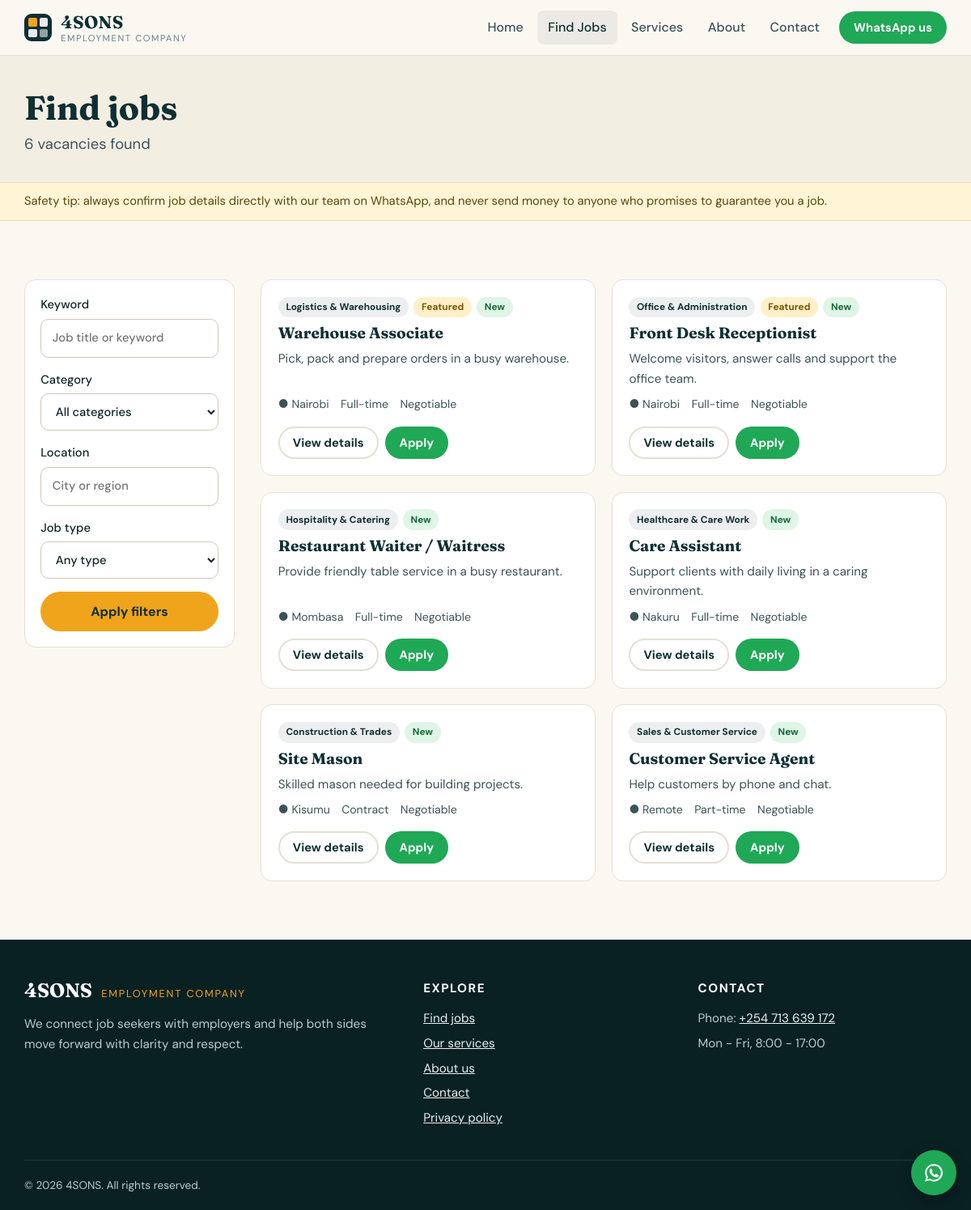
/jobs.php, run on the app's committed database.
### tables this page shows
CREATE TABLE jobs (
        id           INTEGER PRIMARY KEY AUTOINCREMENT,
        title        TEXT NOT NULL,
        category_id  INTEGER REFERENCES categories(id) ON DELETE SET NULL,
        employer     TEXT,
        location     TEXT,
        job_type     TEXT NOT NULL DEFAULT 'Full-time',
        salary       TEXT,
        summary      TEXT,
        description  TEXT NOT NULL,
        requirements TEXT,
        benefits     TEXT,
        deadline     TEXT,
        status       TEXT NOT NULL DEFAULT 'published',
        featured     INTEGER NOT NULL DEFAULT 0,
        is_sample    INTEGER NOT NULL DEFAULT 0,
        views        INTEGER NOT NULL DEFAULT 0,
        created_at   TEXT NOT NULL,
        updated_at   TEXT NOT NULL
    );

CREATE TABLE categories (
        id         INTEGER PRIMARY KEY AUTOINCREMENT,
        name       TEXT NOT NULL UNIQUE,
        sort_order INTEGER NOT NULL DEFAULT 0
    );

### includes/db.php (called while the page is built, shortened)
<?php
function db(): PDO
{
    static $pdo = null;
    if ($pdo instanceof PDO) {
        return $pdo;
    }
    $path = cfg('db_path');
    $pdo = new PDO('sqlite:' . $path, null, null, [
        PDO::ATTR_ERRMODE            => PDO::ERRMODE_EXCEPTION,
        PDO::ATTR_DEFAULT_FETCH_MODE => PDO::FETCH_ASSOC,
    ]);
    $pdo->exec('PRAGMA foreign_keys = ON');
    $pdo->exec('PRAGMA busy_timeout = 5000');
    db_migrate($pdo);
    return $pdo;
}
function db_migrate(PDO $pdo): void
{
    $version = (int) $pdo->query('PRAGMA user_version')->fetchColumn();
    db_seed($pdo);
}
function db_seed(PDO $pdo): void
{
    $now = date('Y-m-d H:i:s');
    $settings = [
        '_secret'           => bin2hex(random_bytes(32)),
        'site_name'         => '4SONS',
        'tagline'           => 'Employment Company',
        'meta_description'  => '4SONS Employment Company connects job seekers with trusted employers. Browse current vacancies and apply directly on WhatsApp.',
        'whatsapp_number'   => '254713639172',
        'whatsapp_message'  => "Hello 4SONS, I would like to apply for the position of {job_title} (Ref: {job_ref}).\n{job_url}",
        'whatsapp_general'  => 'Hello 4SONS, I would like to make an inquiry.',
        'contact_phone'     => '+254 713 639 172',
        'contact_email'     => '',
        'address'           => '',
        'hours'             => 'Mon - Fri, 8:00 - 17:00',
        'hero_title'        => 'Find work that fits your life.',
        'hero_subtitle'     => 'Browse current vacancies, tap Apply, and chat with our team directly on WhatsApp. No long forms, no waiting around.',
        'notice'            => 'Safety tip: always confirm job details directly with our team on WhatsApp, and never send money to anyone who promises to guarantee you a job.',
        'footer_text'       => 'We connect job seekers with employers and help both sides move forward with clarity and respect.',
        'facebook'          => '',
        'instagram'         => '',
        'linkedin'          => '',
        'x_twitter'         => '',
        'accent_color'      => '#f0a41b',
        'timezone'          => 'Africa/Nairobi',
        'logo'              => '',
    ];
    $st = $pdo->prepare('INSERT OR IGNORE INTO settings (name, value) VALUES (?, ?)');
    foreach ($settings as $k => $v) {
        $st->execute([$k, $v]);
    }
    $cats = ['Hospitality & Catering', 'Healthcare & Care Work', 'Construction & Trades', 'Logistics & Warehousing',
             'Domestic & Household', 'Office & Administration', 'Sales & Customer Service', 'Security & Facilities'];
    $st = $pdo->prepare('INSERT OR IGNORE INTO categories (name, sort_order) VALUES (?, ?)');
    foreach ($cats as $i => $c) {
        $st->execute([$c, $i]);
    }
    $pages = [
        'about' => ['About us', "## Who we are\n\n4SONS is an employment company that connects job seekers with employers. We keep the process simple: you see the vacancy, you tap Apply, and you speak to a real person on WhatsApp.\n\n## What we believe\n\n- Every candidate deserves clear, honest information about a role.\n- Employers deserve people who are prepared and well matched.\n- Good communication saves everyone time.\n\n## How to reach us\n\nUse the Apply button on any vacancy, or the WhatsApp button at the bottom of the page, and our team will respond as soon as possible."],
        'services' => ['Our services', "## For job seekers\n\n- Job matching based on your skills and experience\n- CV and application guidance\n- Interview preparation tips\n- Direct support through WhatsApp\n\n## For employers\n\n- Recruitment and candidate screening\n- Shortlisting of suitable applicants\n- Temporary and contract staffing\n- Support through the hiring process\n\n## Interested?\n\nGet in touch through the contact page or WhatsApp and tell us what you need."],
        'privacy' => ['Privacy policy', "## What we collect\n\nWhen you use the contact form we store the details you submit (name, phone, email and message) so that we can respond to you.\n\nWhen you tap an Apply button we record that a click happened for statistics. We do not store your name or phone number from that click.\n\n## WhatsApp\n\nConversations that happen on WhatsApp are handled through WhatsApp and are subject to its own privacy terms.\n\n## How we use your information\n\nWe use your information only to respond to you and to match you with suitable vacancies. We do not sell your personal information.\n\n## Contact\n\nIf you want your information removed, contact us using the details on the contact page."],
    ];
    $st = $pdo->prepare('INSERT OR IGNORE INTO pages (slug, title, content, updated_at) VALUES (?, ?, ?, ?)');
    foreach ($pages as $slug => [$title, $content]) {
        $st->execute([$slug, $title, $content, $now]);
    }
    $catIds = [];
    foreach ($pdo->query('SELECT id, name FROM categories') as $r) {
        $catIds[$r['name']] = (int) $r['id'];
    }
    $st = $pdo->prepare('INSERT INTO jobs (title, category_id, location, job_type, salary, featured, is_sample, summary, description, requirements, benefits, status, created_at, updated_at)
                         VALUES (?, ?, ?, ?, ?, ?, 1, ?, ?, ?, ?, \'published\', ?, ?)');
    foreach ($samples as $s) {
        [$title, $cat, $loc, $type, $salary, $feat, $summary, $desc, $req, $ben] = $s;
        $st->execute([$title, $catIds[$cat] ?? null, $loc, $type, $salary, $feat, $summary, $desc, $req, $ben, $now, $now]);
    }
}

### includes/helpers.php (called while the page is built, shortened)
<?php
function e($v): string
{
    return htmlspecialchars((string) $v, ENT_QUOTES | ENT_SUBSTITUTE, 'UTF-8');
}
function base_url(): string
{
    static $base = null;
    if ($base !== null) {
        return $base;
    }
    $script = str_replace('\\', '/', (string) ($_SERVER['SCRIPT_NAME'] ?? '/'));
    $pos = strrpos($script, '/');
    $dir = $pos === false ? '' : substr($script, 0, $pos);
    return $base = rtrim($dir, '/');
}
function url(string $path = ''): string
{
    return base_url() . '/' . ltrim($path, '/');
}
function settings_all(bool $reload = false): array
{
    static $cache = null;
    if ($cache === null || $reload) {
        $cache = [];
        foreach (db()->query('SELECT name, value FROM settings') as $r) {
            $cache[$r['name']] = $r['value'];
        }
    }
    return $cache;
}
function setting(string $name, string $default = ''): string
{
    $all = settings_all();
    return isset($all[$name]) && $all[$name] !== '' ? (string) $all[$name] : $default;
}
function truncate(string $s, int $len): string
{
    if (function_exists('mb_strimwidth')) {
        return mb_strimwidth($s, 0, $len, '…', 'UTF-8');
    }
    return strlen($s) > $len ? substr($s, 0, $len - 1) . '…' : $s;
}
function job_url(int $id): string
{
    return url('job.php?id=' . $id);
}
function current_page(): int
{
    return max(1, (int) ($_GET['page'] ?? 1));
}

### includes/bootstrap.php (called while the page is built, shortened)
<?php
require __DIR__ . '/db.php';
require __DIR__ . '/helpers.php';
$tz = setting('timezone', 'UTC');

### jobs.php (the view, shortened to what this page needs)
<?php
require __DIR__ . '/includes/bootstrap.php';
require __DIR__ . '/includes/partials.php';
$q    = trim((string) ($_GET['q'] ?? ''));
$loc  = trim((string) ($_GET['location'] ?? ''));
$where = '';
$params = [':today' => date('Y-m-d')];
$perPage = 9;
$st = db()->prepare('SELECT COUNT(*) ' . live_jobs_sql() . $where);
$st->execute($params);
$total = (int) $st->fetchColumn();
$pages = max(1, (int) ceil($total / $perPage));
$page = min(current_page(), $pages);
$st = db()->prepare('SELECT j.*, c.name AS category_name ' . live_jobs_sql() . $where . ' ORDER BY j.featured DESC, j.created_at DESC LIMIT ' . $perPage . ' OFFSET ' . (($page - 1) * $perPage));
$st->execute($params);
$jobs = $st->fetchAll();
include __DIR__ . '/includes/header.php';
?>
<section class="page-head">
  <div class="container">
    <h1>Find jobs</h1>
    <p class="lead"><?= $total ?> vacanc<?= $total === 1 ? 'y' : 'ies' ?> found</p>
  </div>
</section>
<?= notice_html() ?>
<section class="section">
  <div class="container jobs-layout">
    <aside>
      <form class="filters" method="get" action="">
        <label>Keyword<input type="search" name="q" value="<?= e($q) ?>" placeholder="Job title or keyword"></label>
        <label>Category
          <select name="category">
            <option value="">All categories</option>
          </select>
        </label>
        <label>Location<input type="text" name="location" value="<?= e($loc) ?>" placeholder="City or region"></label>
        <label>Job type
          <select name="type">
            <option value="">Any type</option>
          </select>
        </label>
        <button class="btn btn-primary" type="submit">Apply filters</button>
      </form>
    </aside>
    <div>
      <?php if ($jobs): ?>
        <div class="grid-2"><?php foreach ($jobs as $j) echo job_card($j); ?></div>
      <?php endif; ?>
    </div>
  </div>
</section>
<?php include __DIR__ . '/includes/footer.php'; ?>

### includes/partials.php (shortened to what this page needs)
<?php
function job_card(array $j): string
{
    $meta = array_filter([
        $j['location'] ? '<span class="meta-item">&#9679; ' . e($j['location']) . '</span>' : '',
        $j['job_type'] ? '<span class="meta-item">' . e($j['job_type']) . '</span>' : '',
        !empty($j['salary']) ? '<span class="meta-item">' . e($j['salary']) . '</span>' : '',
    ]);
    $new = (strtotime($j['created_at']) > time() - 7 * 86400) ? '<span class="tag tag-new">New</span>' : '';
    $feat = !empty($j['featured']) ? '<span class="tag tag-feat">Featured</span>' : '';
    ob_start(); ?>
    <article class="job-card">
      <div class="job-card-top">
        <?php if (!empty($j['category_name'])): ?><span class="chip"><?= e($j['category_name']) ?></span><?php endif; ?>
        <?= $feat . $new ?>
      </div>
      <h3><a href="<?= e(job_url((int) $j['id'])) ?>"><?= e($j['title']) ?></a></h3>
      <p class="summary"><?= e($j['summary'] ? truncate((string) $j['summary'], 120) : plain_excerpt($j['description'], 120)) ?></p>
      <div class="job-meta"><?= implode('', $meta) ?></div>
      <div class="job-card-actions">
        <a class="btn btn-ghost btn-sm" href="<?= e(job_url((int) $j['id'])) ?>">View details</a>
        <a class="btn btn-wa btn-sm" href="<?= e(url('apply.php?id=' . (int) $j['id'])) ?>" rel="nofollow noopener" target="_blank">Apply</a>
      </div>
    </article>
    <?php
    return ob_get_clean();
}
function live_jobs_sql(): string
{
    return "FROM jobs j LEFT JOIN categories c ON c.id = j.category_id
            WHERE j.status = 'published' AND (j.deadline IS NULL OR j.deadline = '' OR j.deadline >= :today)";
}
function notice_html(): string
{
    $n = setting('notice');
    return $n ? '<div class="notice"><div class="container">' . e($n) . '</div></div>' : '';
}

### assets/css/style.css (style rules this page uses)
:root { --ink:#10262a; --ink-2:#3c5256; --muted:#6b7f82; --teal:#0f2f33; --teal-2:#164349; --paper:#fbf8f2; --card:#fff; --line:#e6e0d3; --wa:#1fa855; --wa-dark:#178a45; --danger:#b3261e; --radius:14px; --shadow:0 1px 2px rgba(16,38,42,.06),0 8px 24px rgba(16,38,42,.07); --serif:'Fraunces',Georgia,serif; --sans:'DM Sans',system-ui,-apple-system,Segoe UI,sans-serif; }
* { box-sizing:border-box }
html { scroll-behavior:smooth }
body { margin:0;font-family:var(--sans);color:var(--ink);background:var(--paper);line-height:1.6;font-size:16px;-webkit-font-smoothing:antialiased }
a { color:var(--teal-2) }
h1,h2,h3 { font-family:var(--serif);line-height:1.2;color:var(--teal);margin:0 0 .5em }
h1 { font-size:clamp(2rem,5vw,3.2rem);font-weight:700 }
h3 { font-size:1.2rem }
.container { width:min(1140px,100% - 2rem);margin-inline:auto }
.lead { font-size:1.15rem;color:var(--ink-2) }
.btn { display:inline-flex;align-items:center;justify-content:center;gap:.5rem;border:2px solid transparent;border-radius:999px;padding:.75rem 1.4rem;font:700 1rem var(--sans);text-decoration:none;cursor:pointer;transition:transform .15s,background .15s,box-shadow .15s }
.btn-primary { background:var(--accent);color:var(--teal) }
.btn-wa { background:var(--wa);color:#fff }
.btn-ghost { background:transparent;border-color:var(--line);color:var(--teal) }
.btn-sm { padding:.5rem 1rem;font-size:.92rem }
.notice { background:#fff4d6;border-bottom:1px solid #f0dca0;font-size:.92rem;color:#5b4508;padding:.7rem 0 }
.section { padding:clamp(2.5rem,6vw,4.5rem) 0 }
.page-head { background:#f3eee2;padding:2.5rem 0 2rem;border-bottom:1px solid var(--line) }
.page-head h1 { margin-bottom:.3rem;font-size:clamp(1.8rem,4vw,2.6rem) }
.page-head .lead { margin:0 }
.grid-2 { display:grid;grid-template-columns:repeat(2,1fr);gap:1.2rem }
.job-card { background:var(--card);border:1px solid var(--line);border-radius:var(--radius);padding:1.3rem;display:flex;flex-direction:column;gap:.5rem;transition:.15s }
.job-card h3 { margin:0 }
.job-card h3 a { text-decoration:none;color:var(--teal) }
.job-card-top { display:flex;gap:.4rem;flex-wrap:wrap;min-height:1.6rem }
.job-card .summary { margin:0;color:var(--ink-2);font-size:.95rem;flex:1 }
.job-card-actions { display:flex;gap:.5rem;margin-top:.5rem }
.job-meta { display:flex;flex-wrap:wrap;gap:.4rem .9rem;font-size:.88rem;color:var(--ink-2) }
.chip,.tag { display:inline-block;font-size:.74rem;font-weight:700;padding:.2rem .6rem;border-radius:999px }
.chip { background:rgba(15,47,51,.08);color:var(--teal) }
.tag-new { background:#dff5e6;color:#14693a }
.tag-feat { background:#fff0c9;color:#7a5600 }
.jobs-layout { display:grid;grid-template-columns:260px 1fr;gap:2rem;align-items:start }
.filters { display:grid;gap:1rem;background:#fff;border:1px solid var(--line);border-radius:var(--radius);padding:1.2rem;position:sticky;top:90px }
.filters label,.form label { display:grid;gap:.3rem;font-weight:500;font-size:.92rem }
input[type=text],input[type=search],input[type=email],input[type=tel],input[type=password],input[type=date],input[type=number],input[type=url],select,textarea { font:inherit;color:var(--ink);padding:.7rem .85rem;border:1px solid #cfc8b8;border-radius:10px;background:#fff;width:100% }

### data on the page
jobs: category.name "Logistics & Warehousing", featured "Featured", shows "New", title "Warehouse Associate", summary "Pick, pack and prepare orders in a busy warehouse.", meta "● Nairobi Full-time Negotiable"
jobs: category.name "Office & Administration", featured "Featured", shows "New", title "Front Desk Receptionist", summary "Welcome visitors, answer calls and support the office team.", meta "● Nairobi Full-time Negotiable"
jobs: category.name "Hospitality & Catering", shows "New", title "Restaurant Waiter / Waitress", summary "Provide friendly table service in a busy restaurant.", meta "● Mombasa Full-time Negotiable"
jobs: category.name "Healthcare & Care Work", shows "New", title "Care Assistant", summary "Support clients with daily living in a caring environment.", meta "● Nakuru Full-time Negotiable"
jobs: category.name "Construction & Trades", shows "New", title "Site Mason", summary "Skilled mason needed for building projects.", meta "● Kisumu Contract Negotiable"
jobs: category.name "Sales & Customer Service", shows "New", title "Customer Service Agent", summary "Help customers by phone and chat.", meta "● Remote Part-time Negotiable"

### other printed values
$siteName "4SONS"
$tagline "EMPLOYMENT COMPANY"
$label "Home"
$label "Find Jobs"
$label "Services"
$label "About"
$label "Contact"
$total "6"
$n "Safety tip: always confirm job details directly with our team on WhatsApp, and never send money to anyone who promises to guarantee you a job."
setting('tagline', 'Employment Company') "EMPLOYMENT COMPANY"
setting('footer_text') "We connect job seekers with employers and help both sides move forward with clarity and respect."
setting('contact_phone') "+254 713 639 172"
setting('hours') "Mon - Fri, 8:00 - 17:00"
